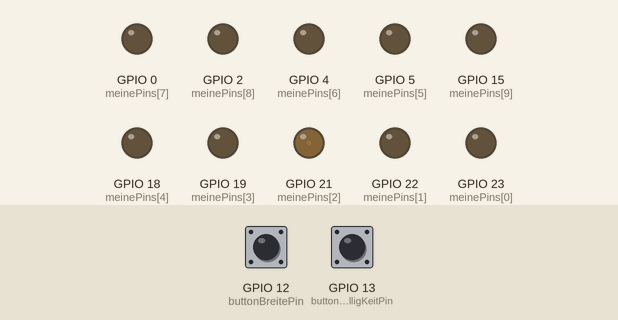
Bench run of a program on a simulated ESP32. Parts: output pins drawn as LEDs (lit = HIGH). The test bench sets the inputs (shaded band); at power-on: GPIO 12 (buttonBreitePin) HIGH, GPIO 13 (buttonHelligKeitPin) HIGH.

Above: at 1.2 s.
1.3 s: GPIO 12 (buttonBreitePin) pulled LOW for 3.2 s
6.0 s: GPIO 13 (buttonHelligKeitPin) pulled LOW for 0.15 s
At 6.7 s:
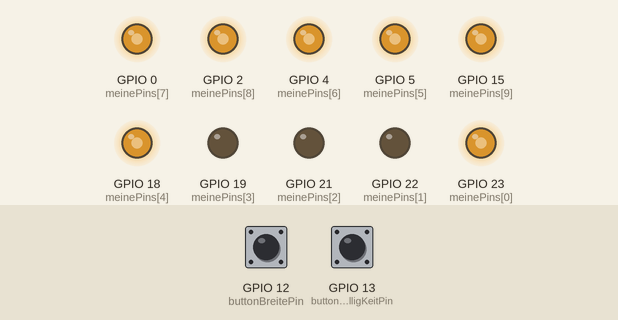
9.1 s: GPIO 12 (buttonBreitePin) pulled LOW for 0.15 s
At 9.6 s:
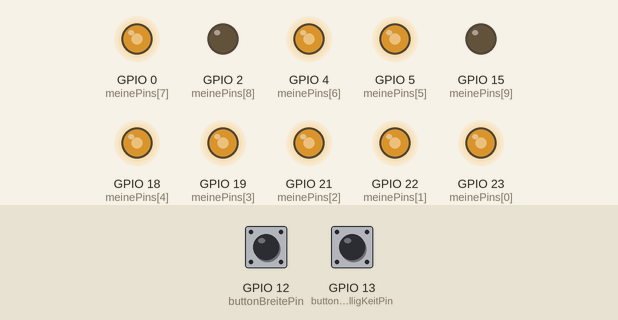
12.2 s: GPIO 13 (buttonHelligKeitPin) pulled LOW for 1 s
At 12.5 s:
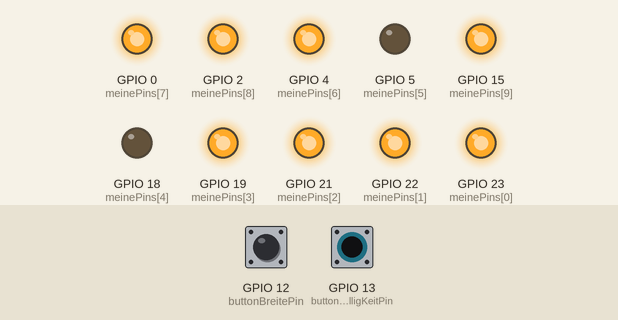
15.2 s: GPIO 12 (buttonBreitePin) pulled LOW for 1 s
At 16.5 s:
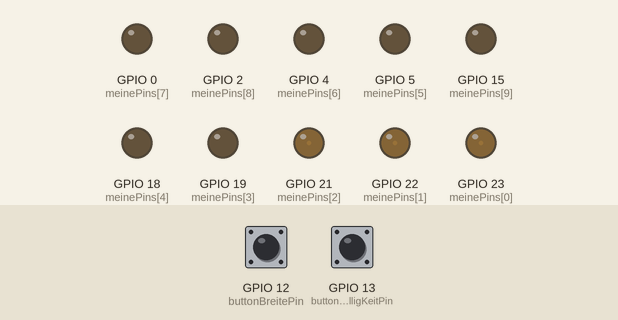
19.2 s: GPIO 13 (buttonHelligKeitPin) pulled LOW for 0.15 s
Timing chart, 0 to 25.6 s (numbered marks = the images above; inputs shaded):
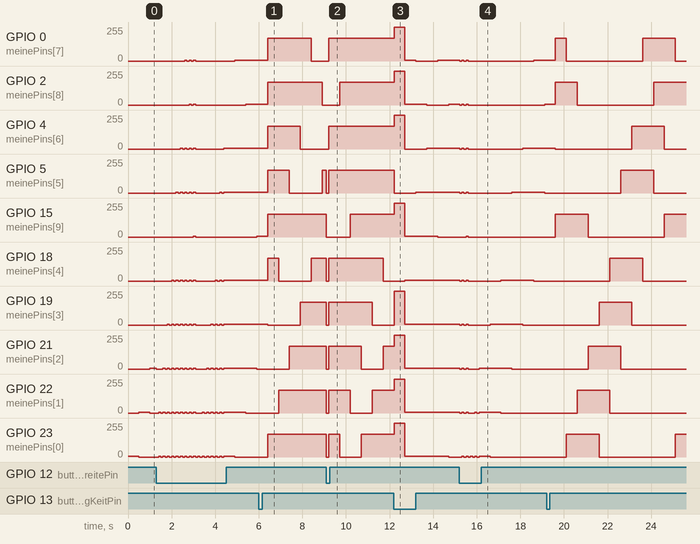

The program:

main.cpp
```cpp
#include <Arduino.h>

int meinePins[] = {23, 22, 21, 19, 18, 5, 4, 0, 2, 15};
int anzahlPins = sizeof(meinePins) / sizeof(meinePins[0]);

const int buttonHelligKeitPin = 13;
const int buttonBreitePin = 12;

unsigned long letzteAenderung = 0;
int breite = 1;
int stufe = 0;
int pwmStates[] = {6, 68, 170, 255};
void setup()
{

  for (int i = 0; i < anzahlPins; i++)
  {
    pinMode(meinePins[i], OUTPUT);
  }

  pinMode(buttonHelligKeitPin, INPUT_PULLUP);
  pinMode(buttonBreitePin, INPUT_PULLUP);
}

void loop()
{
  for (int i = 0; i < anzahlPins; i++)
  {
    for (int j = 0; j < breite; j++)
    {
      analogWrite(meinePins[(i + j) % anzahlPins], pwmStates[stufe]);
    }

    for (int w = 0; w < 5; w++)
    {
      delay(100);
      if (digitalRead(buttonHelligKeitPin) == LOW)
      {
        if (millis() - letzteAenderung > 50)
        {
          letzteAenderung = millis();
          stufe++;
          if (stufe > 3)
          {
            stufe = 0;
          }
        }
      }
      if (digitalRead(buttonBreitePin) == LOW)
      {
        if (millis() - letzteAenderung > 50)
        {
          breite++;
          letzteAenderung = millis();
          if (breite > anzahlPins)
          {
            breite = 1;
          }
        }

        for (int k = 0; k < anzahlPins; k++)
        {
          analogWrite(meinePins[k], 0);
        }

        delay(100);
        return; // bei return springt es wieder an den anfang
      }
    }
    for (int j = 0; j < breite; j++)
    {
      analogWrite(meinePins[(i + j) % anzahlPins], 0); // zb: j = 1 -> (9 + 1) % 10 = 0 (Erste LED geht an)
    }
  }
}
```

Measured:
- after the input at 6.0 s, GPIO 0 (meinePins[7]): 6/255 → 170/255 after 0.40 s, → 0/255 2.0 s later; GPIO 2 (meinePins[8]): 6/255 → 170/255 after 0.40 s, → 0/255 2.5 s later; GPIO 4 (meinePins[6]): 6/255 → 170/255 after 0.40 s, → 0/255 1.5 s later; GPIO 15 (meinePins[9]): 6/255 → 170/255 after 0.40 s; GPIO 21 (meinePins[2]): 0/255 → 170/255 after 1.4 s
- after the input at 9.1 s, GPIO 0 (meinePins[7]): 0/255 → 170/255 after 0.11 s instead of 0.81 s; GPIO 2 (meinePins[8]): 0/255 → 170/255 after 0.61 s instead of 1.3 s
- after the input at 12.2 s, GPIO 15 (meinePins[9]): 170/255 → 255/255 at once, → 6/255 0.50 s later, → 0/255 1.5 s later; GPIO 18 (meinePins[4]): 0/255 → 6/255 after 0.51 s
- after the input at 15.2 s, GPIO 15 (meinePins[9]): 0/255 → 6/255 after 0.31 s instead of 0.01 s
- by itself, GPIO 0 (meinePins[7]): repeats every 0.20 s: 0/255 0.10 s, 6/255 0.10 s
